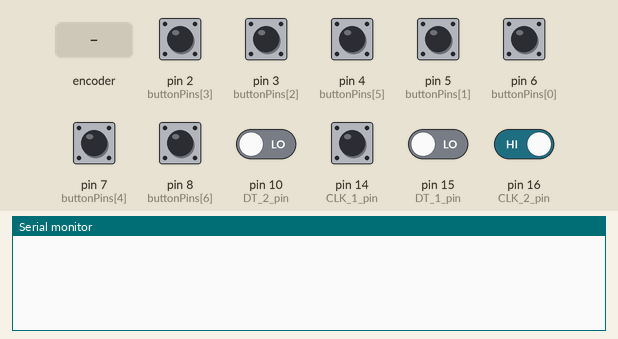
Bench run of a sketch on a simulated Arduino Leonardo, built with avr-gcc and run on an emulated ATmega32U4. On the bench: the last lines printed to the serial monitor. Inputs (shaded band) come from the test bench; at power-on: pin 2 (buttonPins[3]), pin 3 (buttonPins[2]), pin 4 (buttonPins[5]), pin 5 (buttonPins[1]), pin 6 (buttonPins[0]), pin 7 (buttonPins[4]), pin 8 (buttonPins[6]), pin 14 (CLK_1_pin), pin 16 (CLK_2_pin) HIGH, pin 10 (DT_2_pin), pin 15 (DT_1_pin) LOW. USB keyboard and mouse output is not drawn.

Above: at 1.2 s.
1.3 s: rotary encoder on pin 14 (CLK_1_pin) / pin 15 (DT_1_pin) turned 1 step (first pin leading)
At 1.7 s:
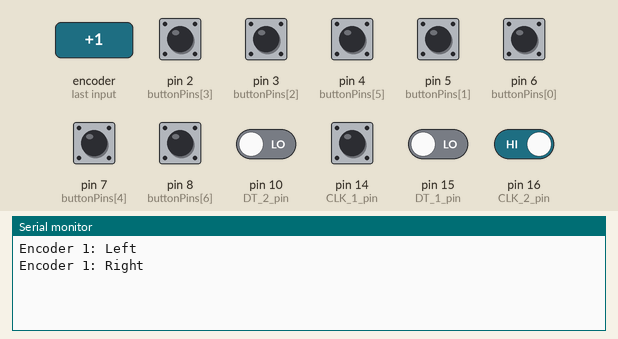
3.0 s: pin 16 (CLK_2_pin) driven LOW
At 3.6 s:
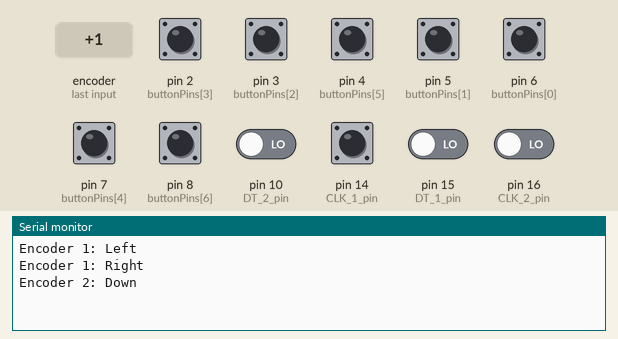
4.5 s: pin 16 (CLK_2_pin) driven HIGH
At 5.9 s:
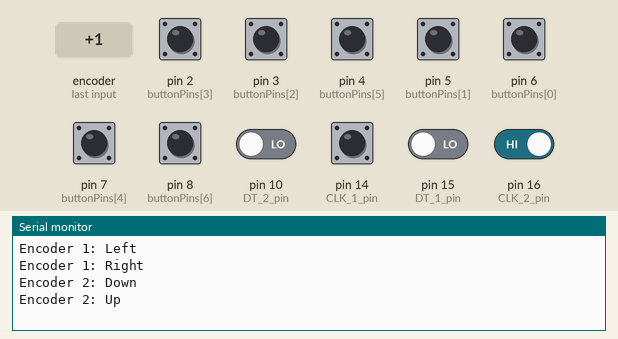

Measured:
- after the input at 1.3 s, the serial monitor: prints a new line at once (image 1)
- after the input at 3.0 s, the serial monitor: prints a new line at once (image 2)
- after the input at 4.5 s, the serial monitor: prints a new line at once (image 3)

The sketch:

controller_final.ino
```cpp
#include <Keyboard.h>
#include <Mouse.h>

//--------------------------------------------BUTTON CONFIGURATION
const int buttonPins[] = {6, 5, 3, 2, 7, 4, 8};
const char buttonKeys[] = {'d', 'f', 'j', 'k', 'c', 'm', '1'};
const int numButtons = sizeof(buttonPins) / sizeof(buttonPins[0]);

int lastButtonState[numButtons];
unsigned long lastDebounceTime[numButtons];
const unsigned long debounceDelay = 10;  // 10 ms debounce

//--------------------------------------------ENCODER CONFIGURATION
#define CLK_1_pin 14
#define DT_1_pin 15
#define CLK_2_pin 16
#define DT_2_pin 10

int lastState1;
int lastState2;

void setup() {
  Serial.begin(9600);
  Keyboard.begin();
  Mouse.begin();

  // Setup button pins
  for (int i = 0; i < numButtons; i++) {
    pinMode(buttonPins[i], INPUT_PULLUP);
    lastButtonState[i] = digitalRead(buttonPins[i]);
    lastDebounceTime[i] = 0;
  }

  // Setup encoders
  pinMode(CLK_1_pin, INPUT);
  pinMode(DT_1_pin, INPUT);
  pinMode(CLK_2_pin, INPUT);
  pinMode(DT_2_pin, INPUT);

  lastState1 = digitalRead(CLK_1_pin);
  lastState2 = digitalRead(CLK_2_pin);
}

void loop() {
  // -------------------- BUTTON HANDLING (Debounced)
  for (int i = 0; i < numButtons; i++) {
    int reading = digitalRead(buttonPins[i]);

    if (reading != lastButtonState[i]) {
      lastDebounceTime[i] = millis();  // reset debounce timer
    }

    if ((millis() - lastDebounceTime[i]) > debounceDelay) {
      if (reading == LOW) {
        Keyboard.press(buttonKeys[i]);
      } else {
        Keyboard.release(buttonKeys[i]);
      }
    }

    lastButtonState[i] = reading;
  }

  // -------------------- ENCODER 1 (Horizontal)
  int currentState1 = digitalRead(CLK_1_pin);
  if (currentState1 != lastState1) {
    if (digitalRead(DT_1_pin) != currentState1) {
      Mouse.move(90, 0);   // move right
      Serial.println("Encoder 1: Right");
    } else {
      Mouse.move(-90, 0);  // move left
      Serial.println("Encoder 1: Left");
    }
  }
  lastState1 = currentState1;

  // -------------------- ENCODER 2 (Vertical)
  int currentState2 = digitalRead(CLK_2_pin);
  if (currentState2 != lastState2) {
    if (digitalRead(DT_2_pin) != currentState2) {
      Mouse.move(0, -90);   // move up
      Serial.println("Encoder 2: Up");
    } else {
      Mouse.move(0, 90);    // move down
      Serial.println("Encoder 2: Down");
    }
  }
  lastState2 = currentState2;
}
```
